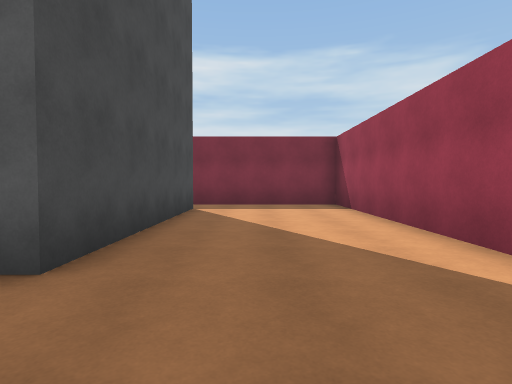
view 1 (above)

24 first-person views from a walk through a 3-D level made in the Unity game engine. The camera is 1.3 m above the floor, tilts 2° down and sees 80° across. The floor is counted in squares, 2 m on a side. Each view is taken from the middle of a square. On the plan, view 1 faces up. The plan holds only what a view shows up to about 10 squares ahead; the rest is blank. The place goes on beyond the plan. The player character is not drawn.

view 2
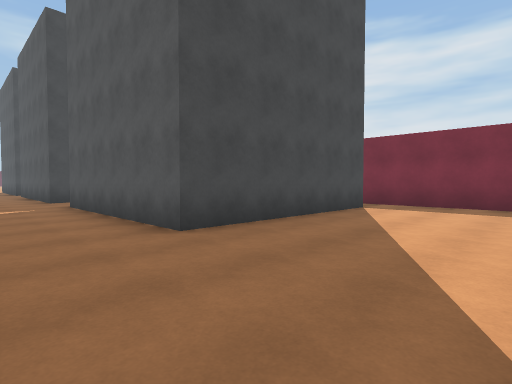

view 3
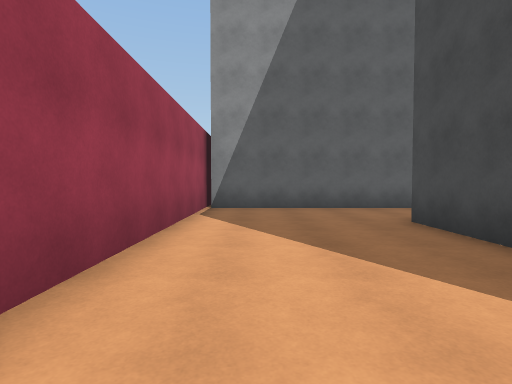

view 4
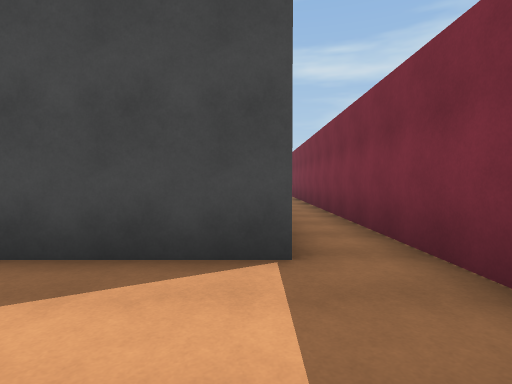

view 5
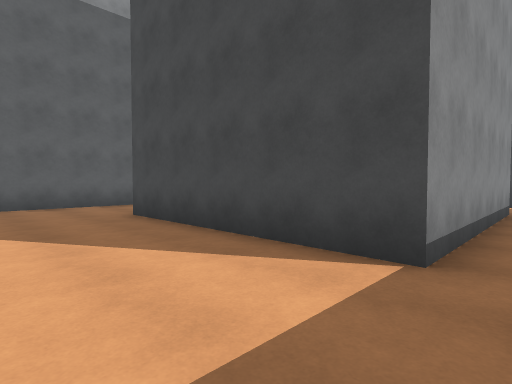

view 6
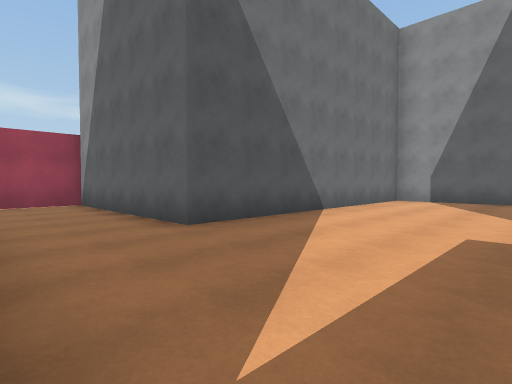

view 7
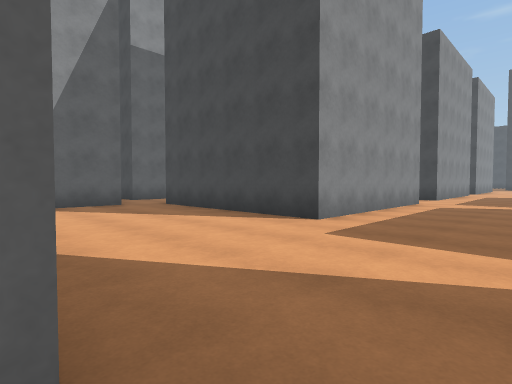

view 8
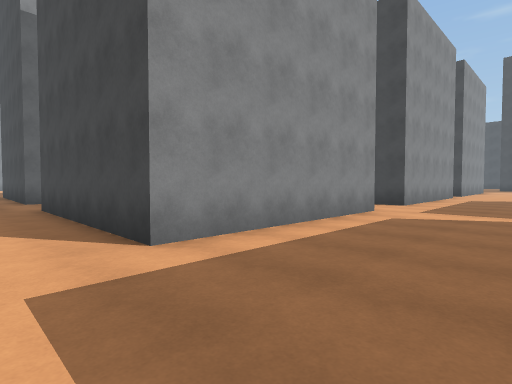

view 9
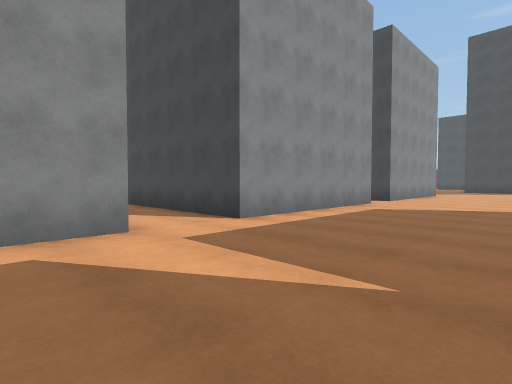

view 10
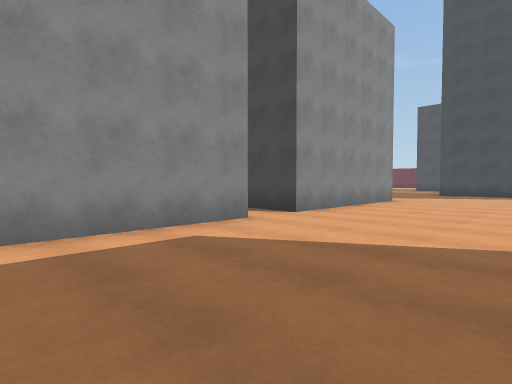

view 11
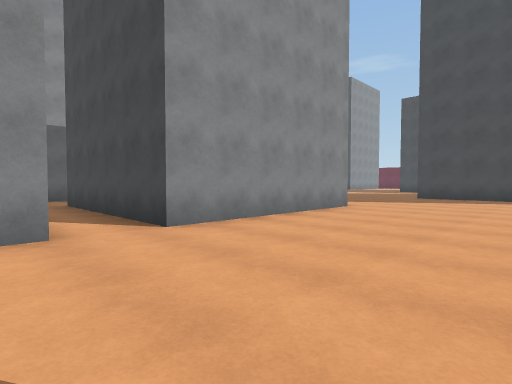

view 12
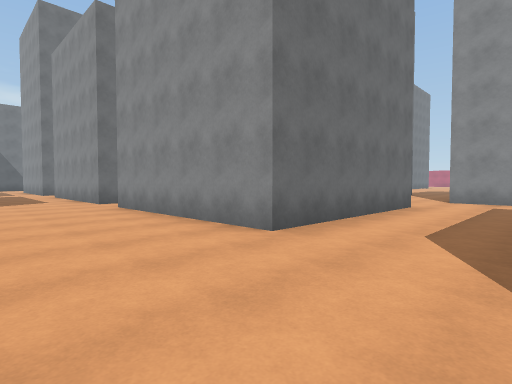

view 13
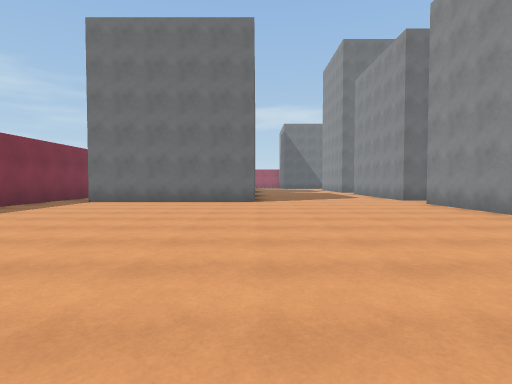

view 14
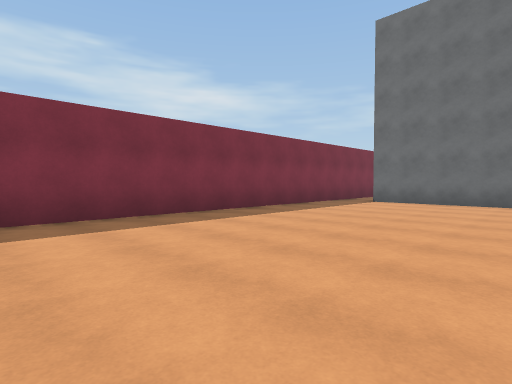

view 15
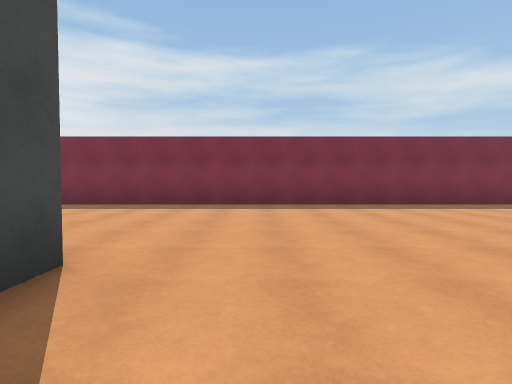

view 16
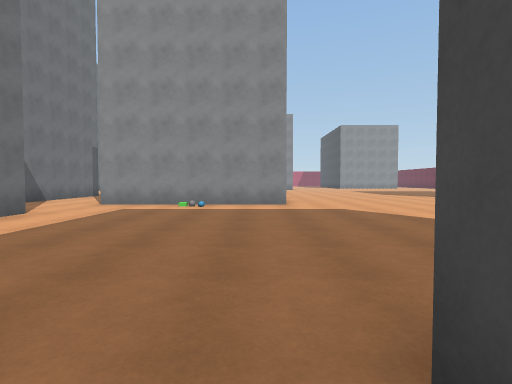

view 17
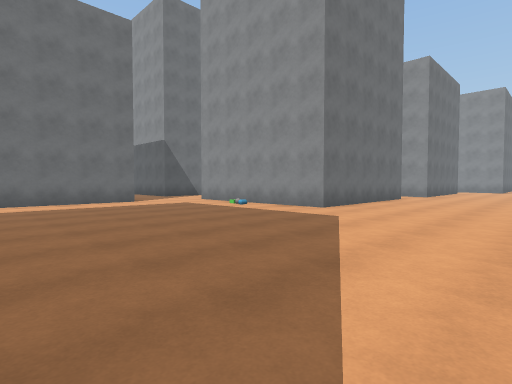

view 18
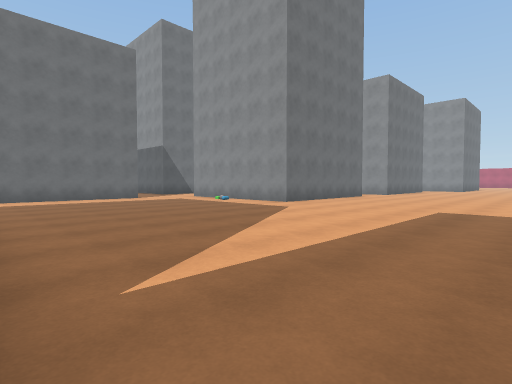

view 19
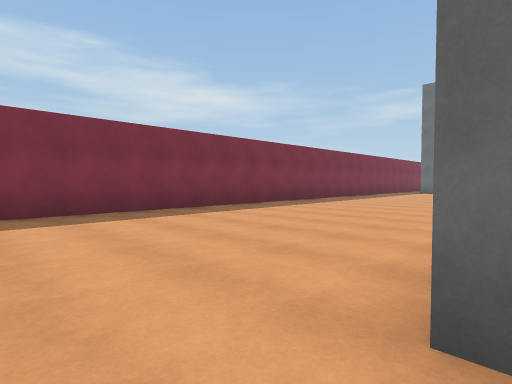

view 20
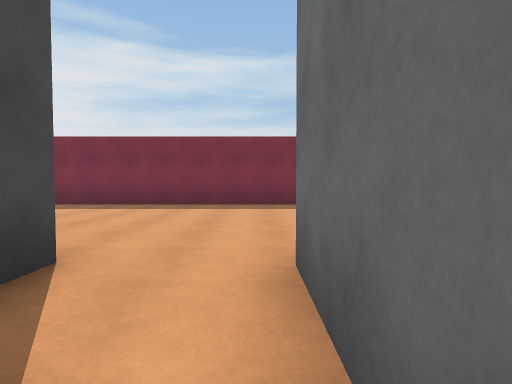

view 21
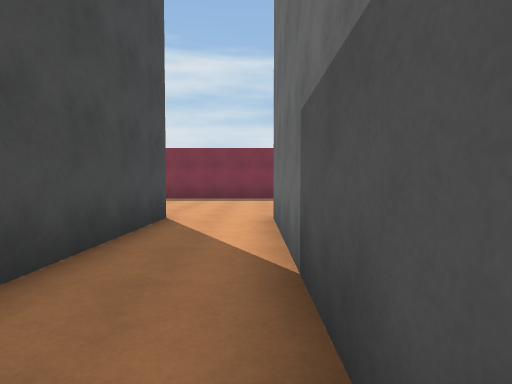

view 22
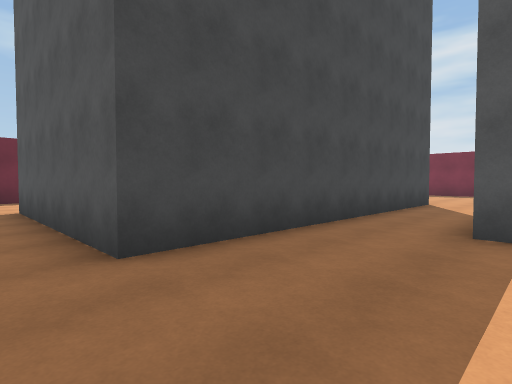

view 23
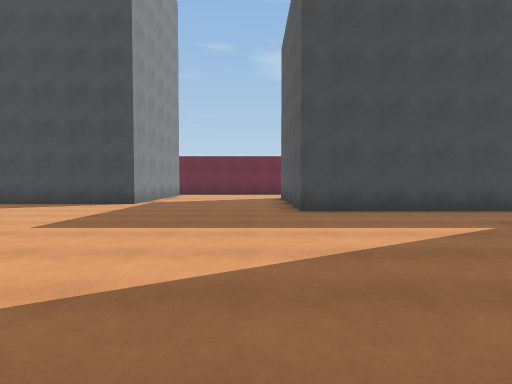

view 24
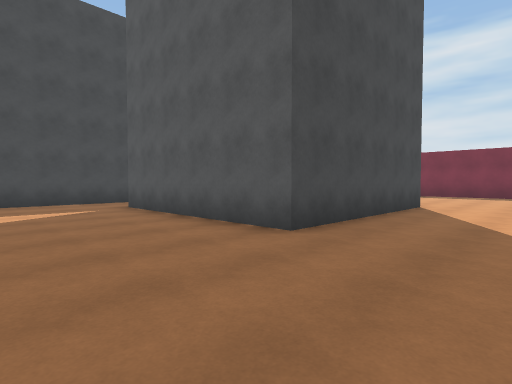

### Floor plan
Points are (right, up) in squares from view 1. A wall is a line through its corners. A room is listed if a view was taken in it or the views show most of it. See-through windows are left out.
Room 1 (views 1, 2, 3, 4, 5, 7)
walls: (2.2, -1) (2.2, 8.5) (-6.4, 8.5); (-3.1, -0.5) (2.1, -0.5); (-6.8, 7.3) (-1.5, 7.3) (-1.5, 2.1) (-3.4, 2.1)
ways out: opening at (-6, 8) to room 2; opening at (-2.5, 0.5) to room 2
Room 2 (views 6, 8, 9, 10, 11, 12, 13, 14, 15, 16, 17, 18, 19, 20, 21, 22, 23, 24)
walls: (-26.4, -8.2) (-26.4, -3) (-21.2, -3); (-31.5, 2.4) (-31.5, -2.8) (-36.7, -2.8) (-36.7, 2.4); (-19.8, -3) (-14.6, -3); (-20.4, 2) (-20.4, 7.2); (-31.9, -14.1) (-31.9, -10.5) (-27.6, -10.5); (-38.6, 2.5) (-38.6, -6) (-42.5, -6); (-20, 8.5) (-42.5, 8.5); (-12.6, -3) (-7.4, -3) (-7.4, -8.1); (-42, -10.5) (-40.8, -10.5) (-40.8, -14.5); (-8.6, 2.6) (-8.6, 2.1) (-10.1, 2.1); (-6.4, -8.6) (-3.4, -8.6); (-6.4, 8.5) (-8.9, 8.5); (-3.4, 2.1) (-6.8, 2.1); (-3.1, -8.2) (-3.1, -0.5)
ways out: opening at (-6, 8) to room 1; opening at (-2.5, 0.5) to room 1; opening at (-26.5, -9.5); opening at (-20.5, -3); opening at (-13.5, -3); opening at (-7, -9)
objects: other object (-30, -10); other object (-29, -10); other object (-28, -10)

Positions as (right, up) in squares from view 1, and headings:
1: (0, 0), facing up
2: (2, 0), facing up-left
3: (1, 7), facing down
4: (1, 7), facing left
5: (1, 8), facing down-left
6: (-7, 2), facing down-right
7: (-3, 0), facing down-left
8: (-6, 0), facing down-left
9: (-11, 1), facing down-left
10: (-16, 1), facing down-left
11: (-19, 1), facing down-left
12: (-29, 0), facing down-right
13: (-30, 2), facing right
14: (-30, 3), facing up-right
15: (-30, 0), facing up
16: (-31, -2), facing down
17: (-36, -4), facing down-right
18: (-38, -3), facing down-right
19: (-38, 2), facing up-right
20: (-37, 0), facing up
21: (-37, -3), facing up
22: (-36, -7), facing up-left
23: (-32, -7), facing left
24: (-29, -6), facing up-left
